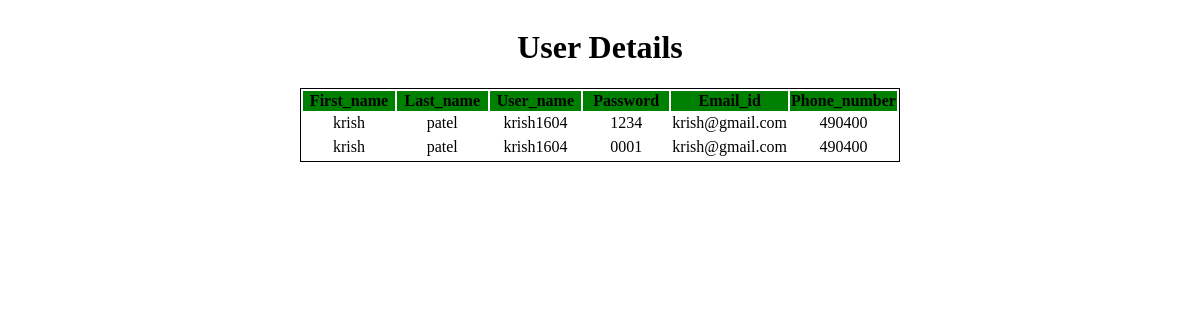
The page /user/show_userdetail.php on the database its author committed.
### tables this page shows
CREATE TABLE `user_data` (
  `First_Name` varchar(200) NOT NULL,
  `Last_Name` varchar(200) NOT NULL,
  `Username` varchar(200) NOT NULL,
  `Pass` varchar(200) NOT NULL,
  `Email` varchar(150) NOT NULL,
  `Phone_no` bigint(20) NOT NULL
);

### user/show_userdetail.php (the view, shortened to what this page needs)
<!DOCTYPE html>
<html lang="en">
<head>
</head>
</head>
<body>
	<h1>User Details</h1>
	<table>
	<tr>
	<th>First_name</th>
	<th>Last_name</th>
	<th>User_name</th>
	<th>Password</th>
	<th>Email_id</th>
	<th>Phone_number</th>
	</tr>
	<?php
	$servername = "localhost";
$username = "root";
$password = "";
$database = "rto";
$con = new mysqli($servername,$username,$password,$database);
$query = "select * from user_data;";
$select = $con->query($query);
while($row=mysqli_fetch_assoc($select))
{
    ?>
    <tr>
        <td><?php echo $row['First_Name']?></td>
        <td><?php echo $row['Last_Name']?></td>
		<td><?php echo $row['Username']?></td>
		<td><?php echo $row['Pass']?></td>
		<td><?php echo $row['Email']?></td>
		<td><?php echo $row['Phone_no']?></td>
    <tr>
    <?php
}
?>
	</table>
</body>
</html>

### user/show_userdetail.php (style rules this page uses)
body { display:flex; flex-direction:column; align-items:center; text-align:center; }
table { text-align:center; width:600px; border:1px solid; }
th { background-color:green; }
tr { border:1px solid; }
td { width:100px; text-align:center; border:none; }

### rows shown on the page
user_data: First_Name "krish", Last_Name "patel", Username "krish1604", Pass "1234", Email "krish@gmail.com", Phone_no "490400"
user_data: First_Name "krish", Last_Name "patel", Username "krish1604", Pass "0001", Email "krish@gmail.com", Phone_no "490400"
